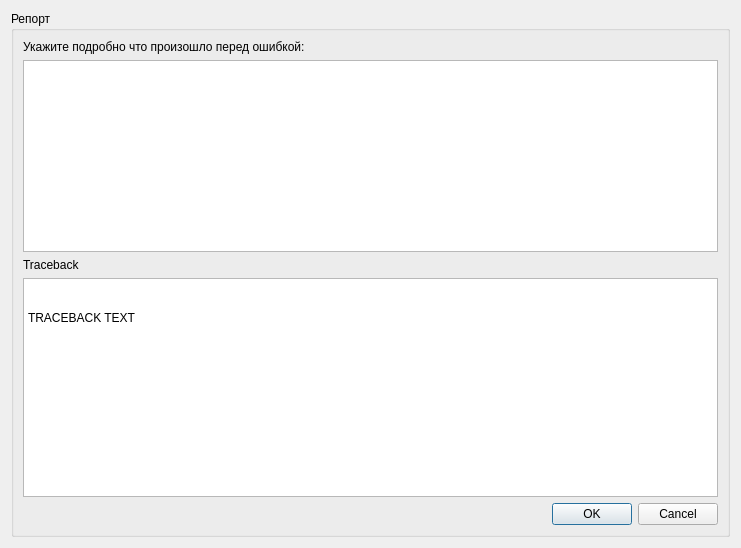
<?xml version="1.0" encoding="UTF-8"?>
<ui version="4.0">
    <class>Dialog</class>
    <widget class="QDialog" name="Dialog">
        <property name="geometry">
            <rect>
                <x>0</x>
                <y>0</y>
                <width>741</width>
                <height>548</height>
            </rect>
        </property>
        <property name="windowTitle">
            <string>Отправка отчета об ошибке</string>
        </property>
        <layout class="QGridLayout" name="gridLayout">
            <item row="0" column="0">
                <widget class="QGroupBox" name="groupBox">
                    <property name="title">
                        <string>Репорт</string>
                    </property>
                    <layout class="QGridLayout" name="gridLayout_2">
                        <item row="4" column="0">
                            <widget class="QDialogButtonBox" name="buttonBox">
                                <property name="orientation">
                                    <enum>Qt::Horizontal</enum>
                                </property>
                                <property name="standardButtons">
                                    <set>QDialogButtonBox::Cancel|QDialogButtonBox::Ok</set>
                                </property>
                                <property name="centerButtons">
                                    <bool>false</bool>
                                </property>
                            </widget>
                        </item>
                        <item row="3" column="0">
                            <widget class="QTextBrowser" name="tb_traceback_text">
                                <property name="sizePolicy">
                                    <sizepolicy hsizetype="Expanding" vsizetype="Expanding">
                                        <horstretch>0</horstretch>
                                        <verstretch>0</verstretch>
                                    </sizepolicy>
                                </property>
                                <property name="html">
                                    <string>&lt;!DOCTYPE HTML PUBLIC &quot;-//W3C//DTD HTML 4.0//EN&quot; &quot;http://www.w3.org/TR/REC-html40/strict.dtd&quot;&gt;
                                        &lt;html&gt;&lt;head&gt;&lt;meta name=&quot;qrichtext&quot; content=&quot;1&quot;
                                        /&gt;&lt;meta charset=&quot;utf-8&quot; /&gt;&lt;style type=&quot;text/css&quot;&gt;
                                        p, li { white-space: pre-wrap; }
                                        hr { height: 1px; border-width: 0; }
                                        li.unchecked::marker { content: &quot;\2610&quot;; }
                                        li.checked::marker { content: &quot;\2612&quot;; }
                                        &lt;/style&gt;&lt;/head&gt;&lt;body style=&quot; font-family:'Segoe UI';
                                        font-size:9pt; font-weight:400; font-style:normal;&quot;&gt;
                                        &lt;p style=&quot; margin-top:0px; margin-bottom:0px; margin-left:0px;
                                        margin-right:0px; -qt-block-indent:0; text-indent:0px;&quot;&gt;TRACEBACK TEXT&lt;/p&gt;&lt;/body&gt;&lt;/html&gt;
                                    </string>
                                </property>
                            </widget>
                        </item>
                        <item row="0" column="0">
                            <widget class="QLabel" name="label">
                                <property name="text">
                                    <string>Укажите подробно что произошло перед ошибкой:</string>
                                </property>
                            </widget>
                        </item>
                        <item row="1" column="0">
                            <widget class="QTextEdit" name="te_user_report">
                                <property name="sizePolicy">
                                    <sizepolicy hsizetype="Preferred" vsizetype="Preferred">
                                        <horstretch>0</horstretch>
                                        <verstretch>0</verstretch>
                                    </sizepolicy>
                                </property>
                            </widget>
                        </item>
                        <item row="2" column="0">
                            <widget class="QLabel" name="label_2">
                                <property name="text">
                                    <string>Traceback</string>
                                </property>
                            </widget>
                        </item>
                    </layout>
                </widget>
            </item>
        </layout>
    </widget>
    <resources/>
    <connections>
        <connection>
            <sender>buttonBox</sender>
            <signal>accepted()</signal>
            <receiver>Dialog</receiver>
            <slot>accept()</slot>
            <hints>
                <hint type="sourcelabel">
                    <x>248</x>
                    <y>254</y>
                </hint>
                <hint type="destinationlabel">
                    <x>157</x>
                    <y>274</y>
                </hint>
            </hints>
        </connection>
        <connection>
            <sender>buttonBox</sender>
            <signal>rejected()</signal>
            <receiver>Dialog</receiver>
            <slot>reject()</slot>
            <hints>
                <hint type="sourcelabel">
                    <x>316</x>
                    <y>260</y>
                </hint>
                <hint type="destinationlabel">
                    <x>286</x>
                    <y>274</y>
                </hint>
            </hints>
        </connection>
    </connections>
</ui>
